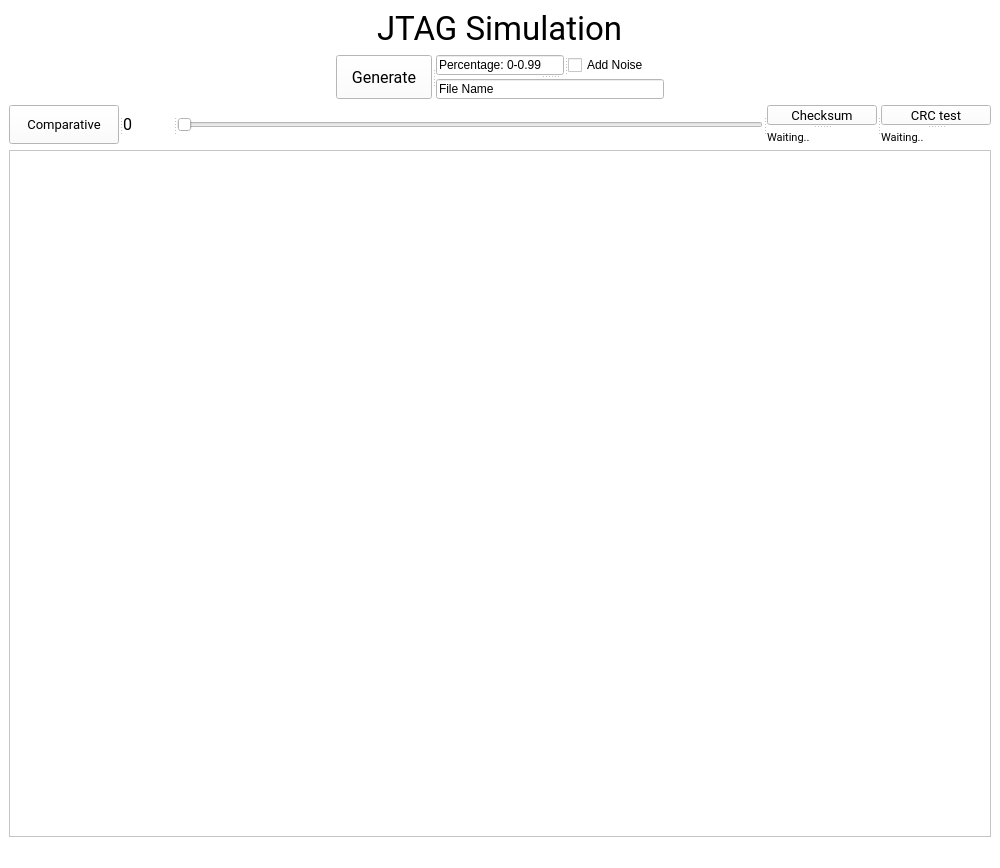
<?xml version="1.0" encoding="UTF-8"?>
<ui version="4.0">
 <class>MainWindow</class>
 <widget class="QMainWindow" name="MainWindow">
  <property name="geometry">
   <rect>
    <x>0</x>
    <y>0</y>
    <width>1000</width>
    <height>868</height>
   </rect>
  </property>
  <property name="minimumSize">
   <size>
    <width>1000</width>
    <height>400</height>
   </size>
  </property>
  <property name="maximumSize">
   <size>
    <width>2000</width>
    <height>2000</height>
   </size>
  </property>
  <property name="windowTitle">
   <string>MainWindow</string>
  </property>
  <property name="styleSheet">
   <string notr="true">background-color: rgb(255, 255, 255);</string>
  </property>
  <widget class="QWidget" name="centralwidget">
   <layout class="QVBoxLayout" name="verticalLayout">
    <item>
     <layout class="QHBoxLayout" name="horizontalLayout_2">
      <property name="sizeConstraint">
       <enum>QLayout::SetDefaultConstraint</enum>
      </property>
      <item>
       <spacer name="horizontalSpacer_3">
        <property name="orientation">
         <enum>Qt::Horizontal</enum>
        </property>
        <property name="sizeHint" stdset="0">
         <size>
          <width>40</width>
          <height>20</height>
         </size>
        </property>
       </spacer>
      </item>
      <item>
       <widget class="QLabel" name="label">
        <property name="maximumSize">
         <size>
          <width>16777215</width>
          <height>40</height>
         </size>
        </property>
        <property name="font">
         <font>
          <family>Roboto</family>
          <pointsize>25</pointsize>
         </font>
        </property>
        <property name="text">
         <string>JTAG Simulation</string>
        </property>
       </widget>
      </item>
      <item>
       <spacer name="horizontalSpacer_4">
        <property name="orientation">
         <enum>Qt::Horizontal</enum>
        </property>
        <property name="sizeHint" stdset="0">
         <size>
          <width>40</width>
          <height>20</height>
         </size>
        </property>
       </spacer>
      </item>
     </layout>
    </item>
    <item>
     <layout class="QHBoxLayout" name="horizontalLayout" stretch="0,0,0">
      <property name="sizeConstraint">
       <enum>QLayout::SetDefaultConstraint</enum>
      </property>
      <item>
       <spacer name="horizontalSpacer_2">
        <property name="orientation">
         <enum>Qt::Horizontal</enum>
        </property>
        <property name="sizeType">
         <enum>QSizePolicy::Expanding</enum>
        </property>
        <property name="sizeHint" stdset="0">
         <size>
          <width>40</width>
          <height>20</height>
         </size>
        </property>
       </spacer>
      </item>
      <item>
       <widget class="QSplitter" name="splitter_4">
        <property name="orientation">
         <enum>Qt::Horizontal</enum>
        </property>
        <widget class="QPushButton" name="generate">
         <property name="sizePolicy">
          <sizepolicy hsizetype="Fixed" vsizetype="Fixed">
           <horstretch>0</horstretch>
           <verstretch>0</verstretch>
          </sizepolicy>
         </property>
         <property name="maximumSize">
          <size>
           <width>16777215</width>
           <height>100</height>
          </size>
         </property>
         <property name="font">
          <font>
           <family>Roboto</family>
           <pointsize>12</pointsize>
          </font>
         </property>
         <property name="text">
          <string>Generate</string>
         </property>
        </widget>
        <widget class="QSplitter" name="splitter_3">
         <property name="orientation">
          <enum>Qt::Vertical</enum>
         </property>
         <widget class="QSplitter" name="splitter">
          <property name="orientation">
           <enum>Qt::Horizontal</enum>
          </property>
          <widget class="QLineEdit" name="noise_input">
           <property name="maximumSize">
            <size>
             <width>16777215</width>
             <height>20</height>
            </size>
           </property>
           <property name="text">
            <string>Percentage: 0-0.99</string>
           </property>
          </widget>
          <widget class="QCheckBox" name="checkBox">
           <property name="maximumSize">
            <size>
             <width>16777215</width>
             <height>20</height>
            </size>
           </property>
           <property name="text">
            <string>Add Noise</string>
           </property>
          </widget>
         </widget>
         <widget class="QSplitter" name="splitter_2">
          <property name="orientation">
           <enum>Qt::Horizontal</enum>
          </property>
          <widget class="QLineEdit" name="lineEdit">
           <property name="maximumSize">
            <size>
             <width>16777215</width>
             <height>20</height>
            </size>
           </property>
           <property name="text">
            <string>File Name</string>
           </property>
          </widget>
         </widget>
        </widget>
       </widget>
      </item>
      <item>
       <spacer name="horizontalSpacer">
        <property name="orientation">
         <enum>Qt::Horizontal</enum>
        </property>
        <property name="sizeType">
         <enum>QSizePolicy::MinimumExpanding</enum>
        </property>
        <property name="sizeHint" stdset="0">
         <size>
          <width>40</width>
          <height>20</height>
         </size>
        </property>
       </spacer>
      </item>
     </layout>
    </item>
    <item>
     <layout class="QHBoxLayout" name="horizontalLayout_3">
      <property name="sizeConstraint">
       <enum>QLayout::SetDefaultConstraint</enum>
      </property>
      <item>
       <widget class="QSplitter" name="splitter_8">
        <property name="sizePolicy">
         <sizepolicy hsizetype="Minimum" vsizetype="Preferred">
          <horstretch>0</horstretch>
          <verstretch>0</verstretch>
         </sizepolicy>
        </property>
        <property name="orientation">
         <enum>Qt::Horizontal</enum>
        </property>
        <widget class="QPushButton" name="comparative">
         <property name="sizePolicy">
          <sizepolicy hsizetype="Minimum" vsizetype="Minimum">
           <horstretch>0</horstretch>
           <verstretch>0</verstretch>
          </sizepolicy>
         </property>
         <property name="maximumSize">
          <size>
           <width>110</width>
           <height>40</height>
          </size>
         </property>
         <property name="font">
          <font>
           <family>Roboto</family>
           <pointsize>10</pointsize>
          </font>
         </property>
         <property name="text">
          <string>Comparative</string>
         </property>
        </widget>
        <widget class="QLabel" name="labelSlider">
         <property name="sizePolicy">
          <sizepolicy hsizetype="Minimum" vsizetype="Minimum">
           <horstretch>0</horstretch>
           <verstretch>0</verstretch>
          </sizepolicy>
         </property>
         <property name="minimumSize">
          <size>
           <width>40</width>
           <height>0</height>
          </size>
         </property>
         <property name="maximumSize">
          <size>
           <width>50</width>
           <height>40</height>
          </size>
         </property>
         <property name="font">
          <font>
           <family>Roboto</family>
           <pointsize>12</pointsize>
          </font>
         </property>
         <property name="text">
          <string>0</string>
         </property>
        </widget>
        <widget class="QSlider" name="slider">
         <property name="sizePolicy">
          <sizepolicy hsizetype="Minimum" vsizetype="Minimum">
           <horstretch>0</horstretch>
           <verstretch>0</verstretch>
          </sizepolicy>
         </property>
         <property name="maximumSize">
          <size>
           <width>16777215</width>
           <height>40</height>
          </size>
         </property>
         <property name="orientation">
          <enum>Qt::Horizontal</enum>
         </property>
        </widget>
        <widget class="QSplitter" name="splitter_7">
         <property name="orientation">
          <enum>Qt::Horizontal</enum>
         </property>
         <widget class="QSplitter" name="splitter_5">
          <property name="orientation">
           <enum>Qt::Vertical</enum>
          </property>
          <widget class="QPushButton" name="checksum">
           <property name="sizePolicy">
            <sizepolicy hsizetype="Minimum" vsizetype="Minimum">
             <horstretch>0</horstretch>
             <verstretch>0</verstretch>
            </sizepolicy>
           </property>
           <property name="maximumSize">
            <size>
             <width>16777215</width>
             <height>20</height>
            </size>
           </property>
           <property name="font">
            <font>
             <family>Roboto</family>
             <pointsize>10</pointsize>
            </font>
           </property>
           <property name="text">
            <string>Checksum</string>
           </property>
          </widget>
          <widget class="QLabel" name="checksumLabel">
           <property name="sizePolicy">
            <sizepolicy hsizetype="Minimum" vsizetype="Minimum">
             <horstretch>0</horstretch>
             <verstretch>0</verstretch>
            </sizepolicy>
           </property>
           <property name="minimumSize">
            <size>
             <width>110</width>
             <height>0</height>
            </size>
           </property>
           <property name="maximumSize">
            <size>
             <width>110</width>
             <height>20</height>
            </size>
           </property>
           <property name="font">
            <font>
             <family>Roboto</family>
             <pointsize>8</pointsize>
            </font>
           </property>
           <property name="text">
            <string>Waiting..</string>
           </property>
          </widget>
         </widget>
         <widget class="QSplitter" name="splitter_6">
          <property name="orientation">
           <enum>Qt::Vertical</enum>
          </property>
          <widget class="QPushButton" name="crc">
           <property name="sizePolicy">
            <sizepolicy hsizetype="Minimum" vsizetype="Minimum">
             <horstretch>0</horstretch>
             <verstretch>0</verstretch>
            </sizepolicy>
           </property>
           <property name="maximumSize">
            <size>
             <width>16777215</width>
             <height>20</height>
            </size>
           </property>
           <property name="font">
            <font>
             <family>Roboto</family>
             <pointsize>10</pointsize>
            </font>
           </property>
           <property name="text">
            <string>CRC test</string>
           </property>
          </widget>
          <widget class="QLabel" name="crcLabel">
           <property name="sizePolicy">
            <sizepolicy hsizetype="Minimum" vsizetype="Minimum">
             <horstretch>0</horstretch>
             <verstretch>0</verstretch>
            </sizepolicy>
           </property>
           <property name="minimumSize">
            <size>
             <width>110</width>
             <height>0</height>
            </size>
           </property>
           <property name="maximumSize">
            <size>
             <width>110</width>
             <height>20</height>
            </size>
           </property>
           <property name="font">
            <font>
             <family>Roboto</family>
             <pointsize>8</pointsize>
            </font>
           </property>
           <property name="text">
            <string>Waiting..</string>
           </property>
          </widget>
         </widget>
        </widget>
       </widget>
      </item>
     </layout>
    </item>
    <item>
     <widget class="QScrollArea" name="scrollArea">
      <property name="widgetResizable">
       <bool>true</bool>
      </property>
      <widget class="QWidget" name="scrollAreaWidgetContents">
       <property name="geometry">
        <rect>
         <x>0</x>
         <y>0</y>
         <width>955</width>
         <height>666</height>
        </rect>
       </property>
       <layout class="QVBoxLayout" name="verticalLayout_2">
        <item>
         <widget class="MplWidget" name="graph1" native="true">
          <property name="minimumSize">
           <size>
            <width>0</width>
            <height>210</height>
           </size>
          </property>
          <property name="maximumSize">
           <size>
            <width>16777215</width>
            <height>210</height>
           </size>
          </property>
         </widget>
        </item>
        <item>
         <widget class="MplWidget" name="graph2" native="true">
          <property name="minimumSize">
           <size>
            <width>0</width>
            <height>210</height>
           </size>
          </property>
          <property name="maximumSize">
           <size>
            <width>16777215</width>
            <height>210</height>
           </size>
          </property>
         </widget>
        </item>
        <item>
         <widget class="MplWidget" name="graph3" native="true">
          <property name="minimumSize">
           <size>
            <width>0</width>
            <height>210</height>
           </size>
          </property>
          <property name="maximumSize">
           <size>
            <width>16777215</width>
            <height>210</height>
           </size>
          </property>
         </widget>
        </item>
       </layout>
      </widget>
     </widget>
    </item>
   </layout>
  </widget>
  <widget class="QMenuBar" name="menubar">
   <property name="geometry">
    <rect>
     <x>0</x>
     <y>0</y>
     <width>1000</width>
     <height>26</height>
    </rect>
   </property>
  </widget>
  <widget class="QStatusBar" name="statusbar"/>
 </widget>
 <customwidgets>
  <customwidget>
   <class>MplWidget</class>
   <extends>QWidget</extends>
   <header>mplwidget.h</header>
   <container>1</container>
  </customwidget>
 </customwidgets>
 <resources/>
 <connections/>
</ui>
